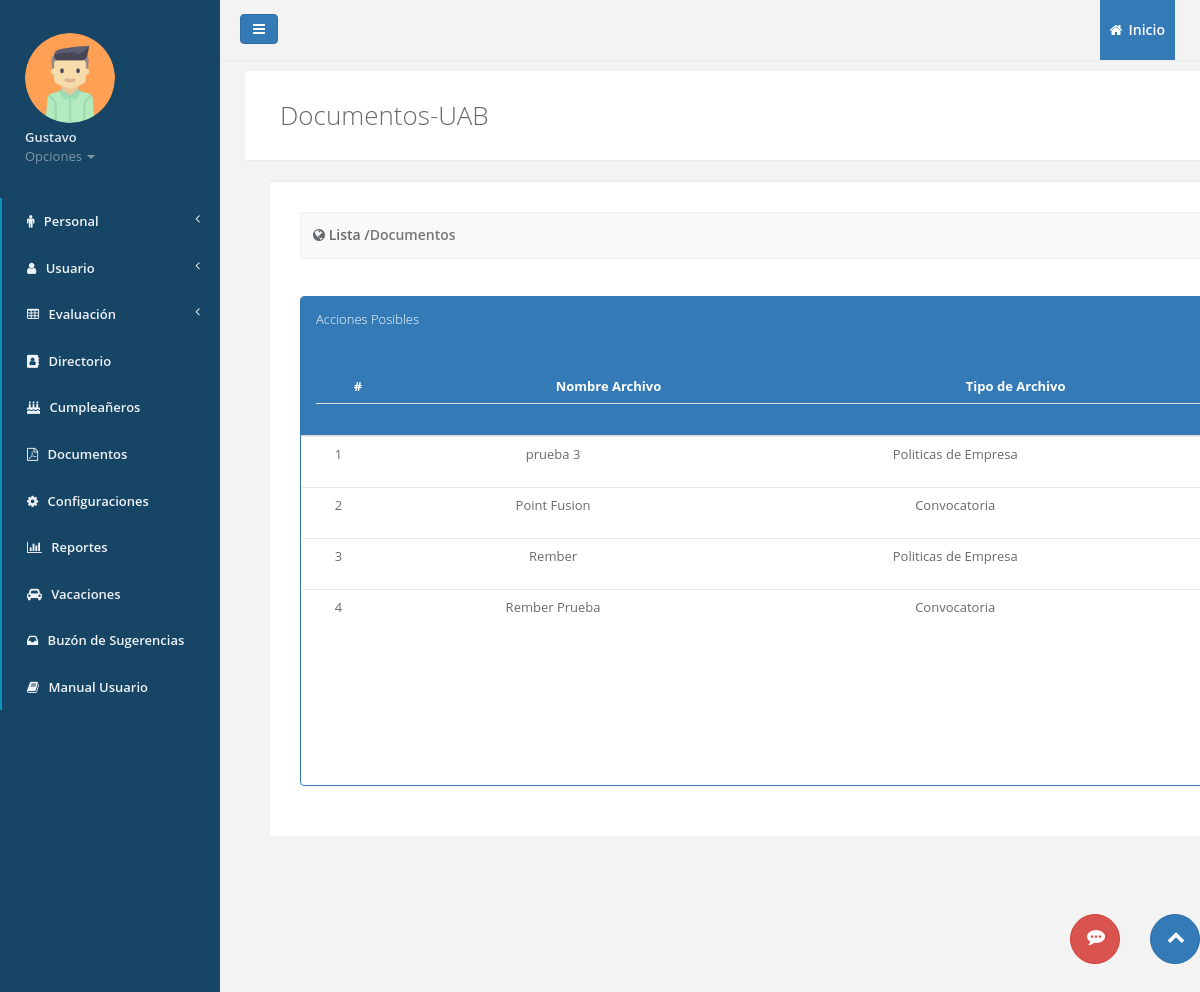
/view/Administrador/Documentos.html (signed in), run on the app's committed database.
### tables this page shows
CREATE TABLE `archivo` (
  `idArchivo` int(11) NOT NULL AUTO_INCREMENT,
  `idTipoArchivo` int(11) NOT NULL,
  `archivo` varchar(300) NOT NULL,
  `nombreArchivo` varchar(50) NOT NULL,
  PRIMARY KEY (`idArchivo`),
  KEY `idTipoArchivo` (`idTipoArchivo`)
);

CREATE TABLE `tipoarchivo` (
  `idTipoArchivo` int(11) NOT NULL AUTO_INCREMENT,
  `nombreTipoArchivo` varchar(30) DEFAULT NULL,
  PRIMARY KEY (`idTipoArchivo`)
);

### controller/ArchivoControlador.php (called while the page is built, shortened)
<?php
class ArchivoControlador
{
  private $Conexion;
  function __construct($con)
  {
    $this->Conexion = $con;
  }
  public function listar()
  {
    $consulta = new ArchivoConsulta($this->Conexion);
    $listaArchivos = $consulta->listaArchivos();
    $listaArray = array();
    $i = 0;
    foreach ($listaArchivos as $key => $value)
    {
      $archivo = new Archivo();
      $archivo->IdArchivo = $value['idArchivo'];
      $archivo->Archivo  = $value['archivo'];
      $archivo->NombreArchivo = $value['nombreArchivo'];
      $archivo->C_TipoArchivo = $value['nombreTipoArchivo'];
      $listaArray[$i] = $archivo;
      $i++;
    }
    return $listaArray;
  }
}
?>

### model/ArchivoConsulta.php (called while the page is built, shortened)
<?php
class ArchivoConsulta
{
  private $Conexion;
  function __construct($con)
  {
    $this->Conexion = $con;
  }
  public function listaArchivos()
  {
    $query = "SELECT
                a.idArchivo,
                tp.nombreTipoArchivo,
                a.nombreArchivo,
                a.archivo
              FROM archivo a, tipoArchivo tp
              WHERE a.idTipoArchivo = tp.idTipoArchivo
              ORDER BY a.idArchivo desc";
    $consulta = $this->Conexion->prepare($query);
    $consulta->execute();
    $registro = $consulta->fetchAll();
    return $registro;
  }
}
?>

### model/Archivo.php (called while the page is built, shortened)
<?php
class Archivo
{
  public function __get($atributo)
  {
    if (property_exists($this, $atributo))
    {
      return $this->$atributo;
    }
    else
    {
      return "Error al encontrar Atributo GET {$atributo} .";
    }
  }
}
?>

### view/Administrador/bodyDocumentos.php (the view, shortened to what this page needs)
<?php
include '../../model/conexion.php';
include '../../model/Archivo.php';
include '../../model/ArchivoConsulta.php';
include '../../controller/ArchivoControlador.php';
$conexion = new Conexion();
$archivoManejador = new ArchivoControlador($conexion);
$listaArchivos = $archivoManejador->listar();
?>
<div class="container" id="contenidoAll">
  <div class="row  border-bottom white-bg dashboard-header">
      <div class="col-sm-3">
          <h2>Documentos-UAB </h2>
      </div>
  </div>
  <div class="row">
    <div class="col-lg-12">
        <div class="wrapper wrapper-content animated fadeInRight">
            <div class="ibox-content forum-post-container">
                <div class="forum-post-info">
                    <h4><span class="text-navy"><i class="fa fa-globe"></i> Lista </span> /<span class="text-muted">Documentos</span></h4>
                </div>
                <br><br>
                <div class="">
                  <div class="row">
                    <div class="col-xs-12 col-sm-12 col-md-12">
                      <div class="panel panel-primary">
                        <div class="panel-heading">
                          <h2 class="panel-title">Acciones Posibles</h2>
                          <br><br>
                          <div class="table-responsive">
                            <table class="table">
                              <thead class="desk">
                                <tr>
                                  <th class="text-center">#</th>
                                  <th class="text-center">Nombre Archivo</th>
                                  <th class="text-center">Tipo de Archivo</th>
                                </tr>
                              </thead>
                            </table>
                          </div>
                        </div>
                        <div class="table-responsive" style="height:350px;overflow-y:scroll;;">
                          <table class="table table-hover" id="dev-table" >
                            <tbody class="text-center" id="tableRespuestaDocumento">
                            <?php $i = 0; foreach ($listaArchivos as $key => $value):  $i++;?>
                              <tr>
                                <td><?php echo $i ?></td>
                                <td><?php echo $value->NombreArchivo ?></td>
                                <td><?php echo $value->C_TipoArchivo ?></td>
                                <td>
                                  <form class="frmDataArchiv">
                                  </form>
                                </td>
                              </tr>
                            <?php endforeach; ?>
                            </tbody>
                          </table>
                        </div>
                        </div>
                    </div>
                  </div>
                </div>
            </div>
        </div>
    </div>
  </div>
</div>

### data on the page
archivo: nombreArchivo "prueba 3", idTipoArchivo.nombreTipoArchivo "Politicas de Empresa"
archivo: nombreArchivo "Point Fusion", idTipoArchivo.nombreTipoArchivo "Convocatoria"
archivo: nombreArchivo "Rember", idTipoArchivo.nombreTipoArchivo "Politicas de Empresa"
archivo: nombreArchivo "Rember Prueba", idTipoArchivo.nombreTipoArchivo "Convocatoria"

### other printed values
$_SESSION['usuario'] "Gustavo"
